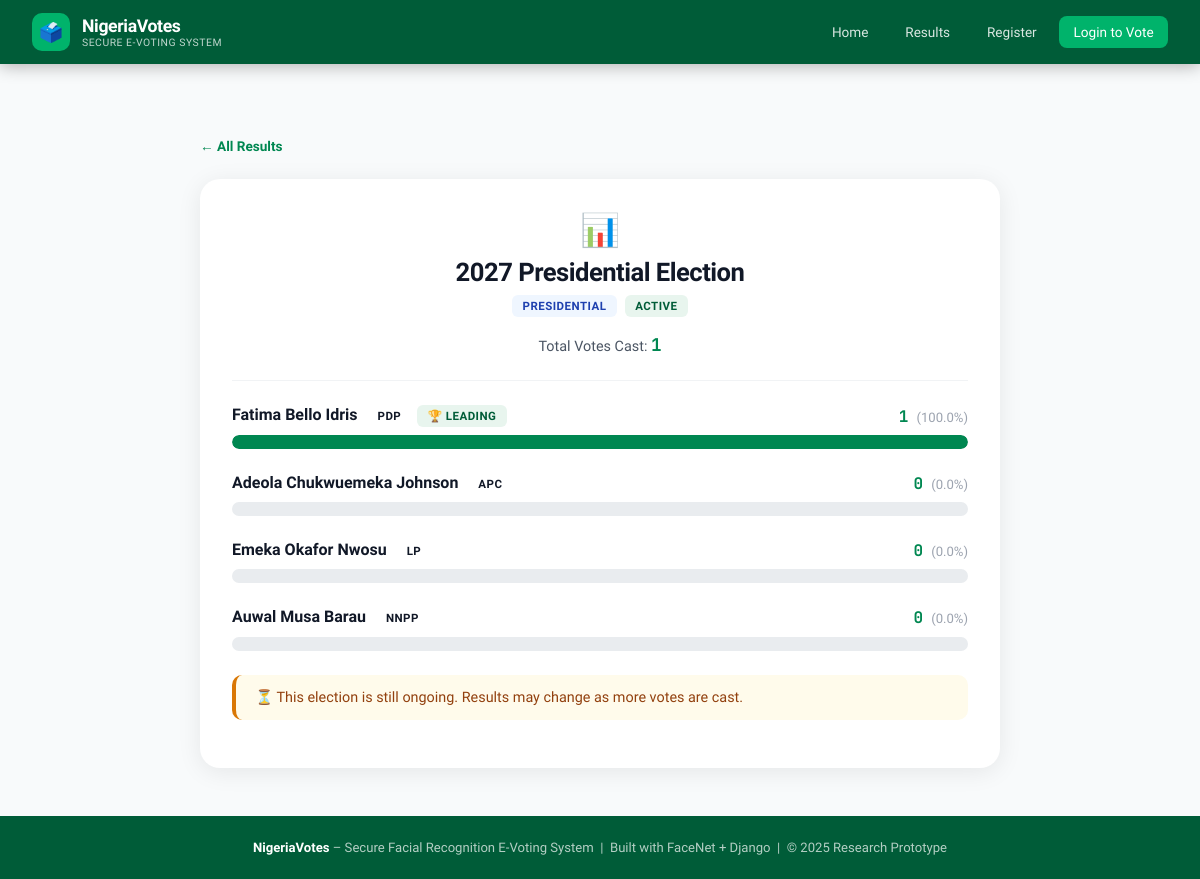
/results/2f8806f4-400d-4e96-9885-f62051528f73/, run on the app's committed database.
### voting/models.py (models this page shows, shortened)
class Election(models.Model):
    ELECTION_TYPES = [
        ('presidential', 'Presidential'),
        ('gubernatorial', 'Gubernatorial'),
        ('senate', 'Senate'),
        ('house', 'House of Representatives'),
        ('state_assembly', 'State House of Assembly'),
        ('local', 'Local Government'),
    ]
    STATUS_CHOICES = [
        ('upcoming', 'Upcoming'),
        ('active', 'Active'),
        ('completed', 'Completed'),
        ('cancelled', 'Cancelled'),
    ]
    id = models.UUIDField(primary_key=True, default=uuid.uuid4, editable=False)
    title = models.CharField(max_length=300)
    election_type = models.CharField(max_length=20, choices=ELECTION_TYPES)
    description = models.TextField(blank=True)
    start_date = models.DateTimeField()
    end_date = models.DateTimeField()
    status = models.CharField(max_length=10, choices=STATUS_CHOICES, default='upcoming')
    created_by = models.ForeignKey(User, on_delete=models.SET_NULL, null=True)
    created_at = models.DateTimeField(default=timezone.now)
    class Meta:
        db_table = 'elections'
        ordering = ['-start_date']
    @property
    def total_votes(self):
        return self.votes.count()

class Candidate(models.Model):
    PARTY_CHOICES = [
        ('APC', 'All Progressives Congress'),
        ('PDP', 'Peoples Democratic Party'),
        ('LP', 'Labour Party'),
        ('NNPP', 'New Nigeria Peoples Party'),
        ('APGA', 'All Progressives Grand Alliance'),
        ('SDP', 'Social Democratic Party'),
        ('ADC', 'African Democratic Congress'),
        ('IND', 'Independent'),
        ('OTHER', 'Other'),
    ]
    id = models.UUIDField(primary_key=True, default=uuid.uuid4, editable=False)
    election = models.ForeignKey(Election, on_delete=models.CASCADE, related_name='candidates')
    full_name = models.CharField(max_length=200)
    party = models.CharField(max_length=10, choices=PARTY_CHOICES)
    party_name = models.CharField(max_length=100, blank=True)
    bio = models.TextField(blank=True)
    photo = models.ImageField(upload_to='candidate_photos/', null=True, blank=True)
    position_number = models.IntegerField(default=1)  # Ballot position
    class Meta:
        db_table = 'candidates'
        ordering = ['position_number']
        unique_together = ['election', 'party']
    @property
    def vote_count(self):
        return self.votes.count()
    @property
    def vote_percentage(self):
        total = self.election.total_votes
        if total == 0:
            return 0
        return round((self.vote_count / total) * 100, 2)

### voting/views.py (the view)
# urls.py: path('results/<uuid:election_id>/', views.election_results, name='election_results'),
def election_results(request, election_id):
    election = get_object_or_404(Election, id=election_id)
    candidates = election.candidates.annotate(
        num_votes=Count('votes')
    ).order_by('-num_votes')
    total_votes = election.total_votes
    return render(request, 'voting/results.html', {
        'election': election,
        'candidates': candidates,
        'total_votes': total_votes,
    })

### voting/security.py (called while the page is built)
    def __call__(self, request):
        response = self.get_response(request)
        response['X-Content-Type-Options'] = 'nosniff'
        response['X-Frame-Options'] = 'DENY'
        response['X-XSS-Protection'] = '1; mode=block'
        response['Referrer-Policy'] = 'strict-origin-when-cross-origin'
        response['Permissions-Policy'] = 'camera=(self), microphone=(), geolocation=()'
        return response

### templates/voting/results.html (shortened to what this page needs)
{% extends "voting/base.html" %}
{% block content %}
<div class="container section">
    <div style="max-width:800px;margin:0 auto;">
        <a href="/results/" style="color:var(--green);font-size:.85rem;font-weight:600;text-decoration:none;">← All Results</a>
        <div class="card mt-3">
            <div style="text-align:center;padding-bottom:1.5rem;border-bottom:1px solid var(--gray-100);margin-bottom:1.5rem;">
                <div style="font-size:2rem;margin-bottom:.5rem;">📊</div>
                <h1 style="font-size:1.6rem;font-weight:800;letter-spacing:-.02em;">{{ election.title }}</h1>
                <div style="display:flex;gap:.5rem;justify-content:center;margin-top:.5rem;">
                    <span class="badge badge-info">{{ election.get_election_type_display }}</span>
                    <span class="badge badge-{% if election.status == 'active' %}success{% elif election.status == 'completed' %}gray{% else %}warning{% endif %}">
                        {{ election.get_status_display }}
                    </span>
                </div>
                <p style="margin-top:1rem;font-size:.9rem;color:var(--gray-600);">
                    Total Votes Cast: <strong style="font-family:var(--mono);font-size:1.1rem;color:var(--green);">{{ total_votes }}</strong>
                </p>
            </div>
            {% for candidate in candidates %}
            <div style="margin-bottom:1.5rem;">
                <div style="display:flex;align-items:center;justify-content:space-between;margin-bottom:.5rem;">
                    <div>
                        <span style="font-weight:700;font-size:1rem;">{{ candidate.full_name }}</span>
                        <span class="badge party-{{ candidate.party }}" style="margin-left:.5rem;padding:.2rem .5rem;border-radius:6px;font-size:.72rem;font-weight:700;">{{ candidate.party }}</span>
                        {% if forloop.first and total_votes > 0 %}
                            <span class="badge badge-success" style="margin-left:.25rem;">🏆 Leading</span>
                        {% endif %}
                    </div>
                    <div style="text-align:right;">
                        <span style="font-family:var(--mono);font-size:1rem;font-weight:700;color:var(--green);">{{ candidate.num_votes }}</span>
                        <span style="font-size:.82rem;color:var(--gray-400);margin-left:.25rem;">({{ candidate.vote_percentage }}%)</span>
                    </div>
                </div>
                <div class="progress" style="height:14px;">
                    <div class="progress-bar" style="width:{{ candidate.vote_percentage }}%;{% if forloop.first %}background:var(--green);{% else %}background:var(--gray-400);{% endif %}"></div>
                </div>
            </div>
            {% empty %}
            <div style="text-align:center;color:var(--gray-400);padding:2rem;">No candidates found for this election.</div>
            {% endfor %}
            {% if election.status == 'active' %}
            <div class="alert alert-warning mt-3">
                ⏳ This election is still ongoing. Results may change as more votes are cast.
            </div>
            {% endif %}
        </div>
    </div>
</div>
{% endblock %}

### templates/voting/base.html (style rules this page uses)
:root { --green: #008751; --green-dark: #005c38; --green-light: #00b36b; --green-muted: #e8f5ee; --white: #ffffff; --gray-50: #f8fafb; --gray-100: #f1f3f5; --gray-200: #e9ecef; --gray-400: #9ca3af; --gray-600: #4b5563; --gray-800: #1f2937; --gray-900: #111827; --red: #dc2626; --amber: #d97706; --blue: #1d4ed8; --font: 'Sora', sans-serif; --mono: 'JetBrains Mono', monospace; --radius: 12px; --radius-lg: 20px; --shadow: 0 4px 24px rgba(0,0,0,.08); --shadow-lg: 0 12px 48px rgba(0,0,0,.14); }
*, *::before, *::after { box-sizing: border-box; margin: 0; padding: 0; }
body { font-family: var(--font); background: var(--gray-50); color: var(--gray-900); min-height: 100vh; display: flex; flex-direction: column; }
.card { background: white; border-radius: var(--radius-lg); box-shadow: var(--shadow); padding: 2rem; }
.alert { padding: .9rem 1.2rem; border-radius: 10px; font-size: .9rem; margin-bottom: 1rem; display: flex; align-items: flex-start; gap: .75rem; }
.alert-warning { background: #fffbeb; color: #92400e; border-left: 4px solid var(--amber); }
.badge { display: inline-block; padding: .25rem .65rem; border-radius: 6px; font-size: .72rem; font-weight: 600; text-transform: uppercase; letter-spacing: .04em; }
.badge-success { background: var(--green-muted); color: var(--green-dark); }
.badge-info { background: #eff6ff; color: #1e40af; }
.progress { height: 8px; background: var(--gray-200); border-radius: 99px; overflow: hidden; }
.progress-bar { height: 100%; background: var(--green); border-radius: 99px; transition: width .6s ease; }
.container { max-width: 1200px; margin: 0 auto; padding: 0 1.5rem; }
.mt-3 { margin-top: 1.5rem; }
.section { padding: 3rem 0; }

### data on the page
Election: title "2027 Presidential Election", election_type "PRESIDENTIAL", status "ACTIVE"
Candidate: full_name "Fatima Bello Idris", party "PDP", shows "🏆 LEADING", num_votes "1", vote_percentage "100.0"
Candidate: full_name "Adeola Chukwuemeka Johnson", party "APC", num_votes "0", vote_percentage "0.0"
Candidate: full_name "Emeka Okafor Nwosu", party "LP", num_votes "0", vote_percentage "0.0"
Candidate: full_name "Auwal Musa Barau", party "NNPP", num_votes "0", vote_percentage "0.0"

### other printed values
{{ total_votes }} "1"
